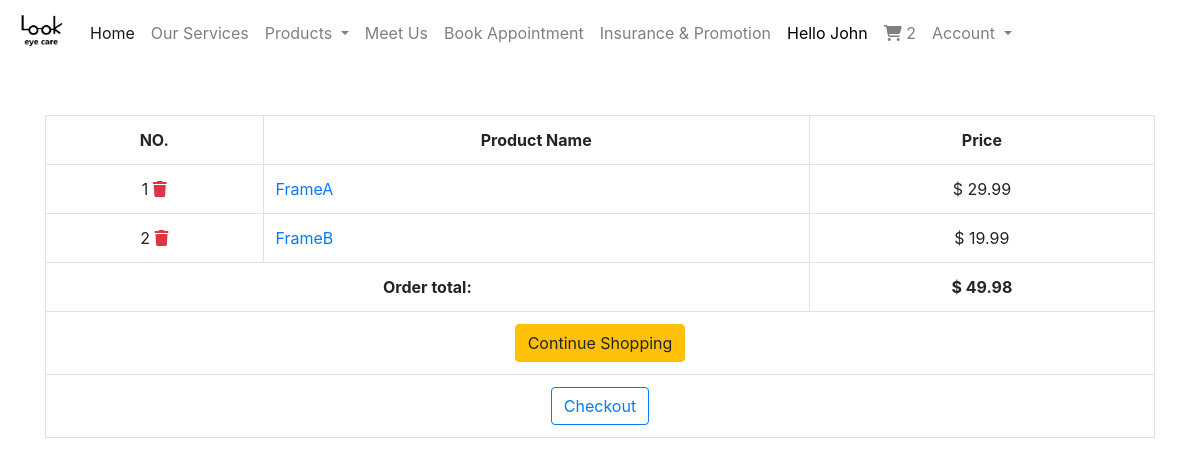
The page /cart/ (signed in) on the database its author committed.
### controller/models.py (models this page shows, shortened)
class User(AbstractUser):
    pass

class Cart(models.Model):
    user = models.ForeignKey(settings.AUTH_USER_MODEL, related_name='cart', on_delete=models.CASCADE)
    items = models.ManyToManyField(CartItem)
    ref_code = models.CharField(max_length=22)
    def get_total(self):
        return self.items.all().aggregate(order_total=Sum('product__price'))['order_total']

class CartItem(models.Model):
    product = models.ForeignKey(Product, related_name='cart_item', on_delete=models.CASCADE)
    slug = AutoSlugField(populate_from='product', unique_with='product')

### product/models.py (models this page shows, shortened)
class Product(models.Model):
    name = models.CharField(max_length=100)
    category = models.CharField(max_length=50, default='Frame', blank=True)
    description = models.TextField(default='', blank=True)
    price = models.DecimalField(max_digits=8, decimal_places=2, blank=True)
    inventory = models.IntegerField(default=0, blank=True)
    image = models.ImageField(default=0, blank=True, null=True)
    slug = AutoSlugField(populate_from='name')
    objects = ProductManager()

### controller/views.py (the view)
# urls.py: path('cart/', cart_view, name='cart'),
@login_required
def cart_view(request):
    cart = get_object_or_404(Cart, user=request.user)
    context = {
        'cart': cart
    }
    return render(request, 'cart.html', context)

### controller/templatetags/cart_template_tags.py (called while the page is built)
@register.filter
def cart_item_count(user):
    if user.is_authenticated:
        qs = Cart.objects.filter(user=user)
        if qs.exists():
            return qs[0].items.count()
    return 0

### templates/cart.html (shortened to what this page needs)
{% extends "base.html" %}
{% load humanize %}
{% block content %}
  <table class="table table-hover table-bordered text-center">
    <tr class="text-center">
      <th>NO.</th>
      <th>Product Name</th>
      <th>Price</th>
    </tr>
    {% for item in cart.items.all %}
      <tr>
        <td>
          {{ forloop.counter }}
          <span>
            <a class="text-danger"
               href="{% url 'controller:remove_from_cart' item.slug %}">
            <i class="fas fa-trash "></i>
            </a>
          </span>
        </td>
        <td class="text-left">
          <a href="{% url 'product:product_detail' item.product.slug %}">{{ item.product.name }}</a>
        </td>
        <td>$ {{ item.product.price|intcomma }}</td>
      </tr>
    {% empty %}
      <tr>
        <td colspan="3">
          There is nothing in your cart
        </td>
      </tr>
    {% endfor %}
    {% if cart.get_total %}
      <tr>
        <td colspan="2">
          <strong class="pull-right">Order total: </strong>
        </td>
        <td colspan="1">
          <strong>$ {{ cart.get_total|intcomma|floatformat:-2 }}</strong>
        </td>
      </tr>
    {% endif %}
    <tr>
      <td colspan="3">
        <a href="{% url 'product:product_list' %}" class="btn btn-warning">
          {% if cart.get_total %}
            Continue Shopping
          {% else %}
            Add items to your cart
          {% endif %}
        </a>
      </td>
    </tr>
    {% if cart.get_total %}
      <tr>
        <td colspan="3">
          <a class="btn btn-outline-primary pull-left"
             href="{% url 'controller:checkout' %}">Checkout</a>
        </td>
      </tr>
    {% endif %}
  </table>
{% endblock content %}

### templates/navbar.html (shortened to what this page needs)
{% load static %}
{% load cart_template_tags %}
<div class="fixed-top">
  <nav class="navbar navbar-expand-lg navbar-light bg-white">
    <img class="navbar-brand" src="{% static 'logo.jpg' %}" , height="50px" , width="50px">
    <div class="collapse navbar-collapse" id="navbarSupportedContent">
      <ul class="navbar-nav mr-auto">
        <li class="nav-item active">
          <a class="nav-link" href="{% url 'controller:home' %}">Home<span class="sr-only">(current)</span></a>
        </li>
        <li class="nav-item">
          <a class="nav-link" href="#">Our Services</a>
        </li>
        <li class="nav-item dropdown">
          <a class="nav-link dropdown-toggle" href="#" id="navbarDropdown" role="button" data-toggle="dropdown"
             aria-haspopup="true" aria-expanded="false">
            Products
          </a>
        </li>
        <li class="nav-item">
          <a class="nav-link" href="#">Meet Us</a>
        </li>
        <li class="nav-item">
          <a class="nav-link" href="#">Book Appointment</a>
        </li>
        <li class="nav-item">
          <a class="nav-link" href="#">Insurance & Promotion</a>
        </li>
        {% if request.user.is_authenticated %}
          <li class="nav-item mr-auto">
            {% if request.user.first_name != '' %}
              <a class="nav-link" style="color: black">Hello {{ request.user.first_name|title }}</a>
            {% else %}
              <a class="nav-link" style="color: black">Hello {{ request.user.username }}</a>
            {% endif %}
          </li>
          <li class="nav-item mr-auto">
            <a class="nav-link" href="{% url 'controller:cart' %}">
              <i class="fas fa-shopping-cart"></i>
              {{ request.user|cart_item_count }}
            </a>
          </li>
          <li class="nav-item dropdown">
            <a class="nav-link dropdown-toggle" href="#" id="navbarDropdown" role="button" data-toggle="dropdown"
               aria-haspopup="true" aria-expanded="false">
              Account
            </a>
          </li>
        {% endif %}
      </ul>
    </div>
  </nav>
</div>

### rows shown on the page
User: user.username "John", user|cart_item_count "2"
CartItem: product.name "FrameA", product.price "29.99"
CartItem: product.name "FrameB", product.price "19.99"
Cart: get_total "49.98"
